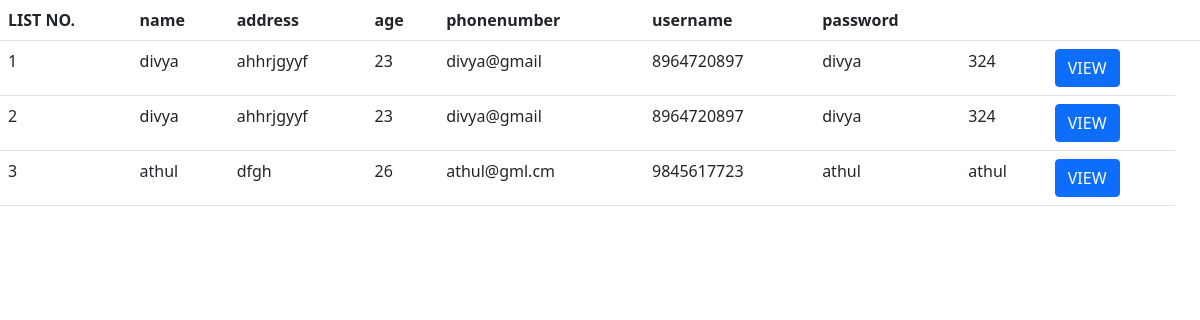
/view2/, run on the app's committed database.
### myapp/models.py (models this page shows)
class employee(models.Model):
    name=models.CharField(max_length=20,null=True)
    address=models.CharField(max_length=30,null=True)
    age=models.IntegerField(max_length=50,null=True)
    email=models.CharField(max_length=50,null=True)
    phonenumber=models.IntegerField(null=True)
    username=models.CharField(max_length=50,null=True)
    password=models.CharField(max_length=20,null=True)

### myapp/views.py (the view)
# urls.py: path('view2/',views.view2,name='view2.html'),
def view2(request):
    cr=employee.objects.all()
    return render(request,"view2.html",{'cr':cr})

### templates/view2.html (shortened to what this page needs)
<!DOCTYPE html>
<html lang="en">
    <head>
<link href="https://cdn.jsdelivr.net/npm/bootstrap@5.1.3/dist/css/bootstrap.min.css" rel="stylesheet">
        <body>
            <div class="table-border">
                <form action=""method="POST"
                enctype="multipart/form-data">
            <table class="table">
                <tr>
                    <th scope="col">LIST NO.</th>
                    <th scope="col">name</th>
                    <th scope="col">address</th>
                    <th scope="col">age</th>
                    <th scope="col">phonenumber</th>
                    <th scope="col">username</th>
                    <th scope="col">password</th>
                    <th scope="col"></th>
                    <th scope="col"></th>
                    <th scope="col"></th>
                </tr>
                {% for i in cr %}
                <tr>
                    <td>{{forloop.counter}}</td>
                    <td>{{i.name}}</td>
                    <td>{{i.address}}</td>
                    <td>{{i.age}}</td>
                    <td>{{i.email}}</td>
                    <td>{{i.phonenumber}}</td>
                    <td>{{i.username}}</td>
                    <td>{{i.password}}</td>
                    <td><a href="{%url 'detailsview2' i.id%}" class="btn btn-primary">VIEW</a></td>
                </tr>
                {%endfor%}
            </table>
        </form>
            </div>
        </body>
    </head>
</html>

### templates/view2.html (style rules this page uses)
body { background: url('https://png.pngtree.com/thumb_back/fh260/background/20190221/ourmid/pngtree-gradient-jobs-business-investment-image_13903.jpg') fixed; background-size: cover; }

### data on the page
employee: name "divya", address "ahhrjgyyf", age "23", email "divya@gmail", phonenumber "8964720897", username "divya", password "324"
employee: name "divya", address "ahhrjgyyf", age "23", email "divya@gmail", phonenumber "8964720897", username "divya", password "324"
employee: name "athul", address "dfgh", age "26", email "athul@gml.cm", phonenumber "9845617723", username "athul", password "athul"
